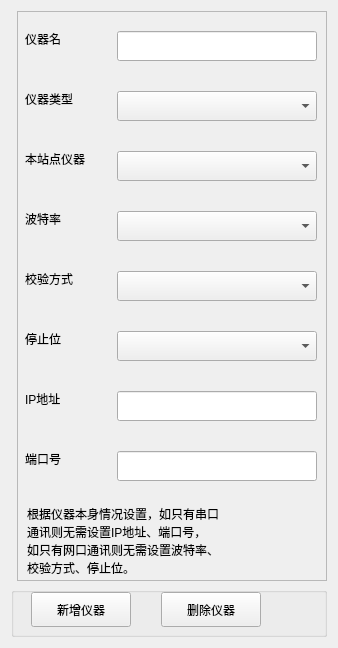
                 <widget class="QWidget" name="tab_16">
                  <attribute name="title">
                   <string>仪  器</string>
                  </attribute>
                  <layout class="QVBoxLayout" name="verticalLayout_11">
                   <item>
                    <layout class="QHBoxLayout" name="horizontalLayout_15">
                     <item>
                      <widget class="PanelWidget" name="widgetPanel_11" native="true">
                       <property name="sizePolicy">
                        <sizepolicy hsizetype="Preferred" vsizetype="Expanding">
                         <horstretch>0</horstretch>
                         <verstretch>50</verstretch>
                        </sizepolicy>
                       </property>
                       <property name="minimumSize">
                        <size>
                         <width>0</width>
                         <height>570</height>
                        </size>
                       </property>
                      </widget>
                     </item>
                     <item>
                      <widget class="QFrame" name="frame_7">
                       <property name="minimumSize">
                        <size>
                         <width>310</width>
                         <height>0</height>
                        </size>
                       </property>
                       <property name="maximumSize">
                        <size>
                         <width>310</width>
                         <height>16777215</height>
                        </size>
                       </property>
                       <property name="frameShape">
                        <enum>QFrame::StyledPanel</enum>
                       </property>
                       <property name="frameShadow">
                        <enum>QFrame::Raised</enum>
                       </property>
                       <widget class="QLabel" name="label_45">
                        <property name="geometry">
                         <rect>
                          <x>10</x>
                          <y>480</y>
                          <width>192</width>
                          <height>100</height>
                         </rect>
                        </property>
                        <property name="sizePolicy">
                         <sizepolicy hsizetype="Expanding" vsizetype="Fixed">
                          <horstretch>0</horstretch>
                          <verstretch>200</verstretch>
                         </sizepolicy>
                        </property>
                        <property name="minimumSize">
                         <size>
                          <width>0</width>
                          <height>100</height>
                         </size>
                        </property>
                        <property name="text">
                         <string>根据仪器本身情况设置，如只有串口
通讯则无需设置IP地址、端口号，
如只有网口通讯则无需设置波特率、
校验方式、停止位。</string>
                        </property>
                       </widget>
                       <widget class="QLabel" name="label_46">
                        <property name="geometry">
                         <rect>
                          <x>8</x>
                          <y>140</y>
                          <width>90</width>
                          <height>16</height>
                         </rect>
                        </property>
                        <property name="text">
                         <string>本站点仪器</string>
                        </property>
                       </widget>
                       <widget class="QLabel" name="label_3">
                        <property name="geometry">
                         <rect>
                          <x>8</x>
                          <y>200</y>
                          <width>90</width>
                          <height>16</height>
                         </rect>
                        </property>
                        <property name="text">
                         <string>波特率</string>
                        </property>
                       </widget>
                       <widget class="QComboBox" name="comboBox_2">
                        <property name="geometry">
                         <rect>
                          <x>100</x>
                          <y>200</y>
                          <width>200</width>
                          <height>30</height>
                         </rect>
                        </property>
                       </widget>
                       <widget class="QComboBox" name="comboBox_4">
                        <property name="geometry">
                         <rect>
                          <x>100</x>
                          <y>320</y>
                          <width>200</width>
                          <height>30</height>
                         </rect>
                        </property>
                       </widget>
                       <widget class="QComboBox" name="comboBox">
                        <property name="geometry">
                         <rect>
                          <x>100</x>
                          <y>80</y>
                          <width>200</width>
                          <height>30</height>
                         </rect>
                        </property>
                       </widget>
                       <widget class="QLineEdit" name="lineEdit">
                        <property name="geometry">
                         <rect>
                          <x>100</x>
                          <y>20</y>
                          <width>200</width>
                          <height>30</height>
                         </rect>
                        </property>
                       </widget>
                       <widget class="QLabel" name="label_4">
                        <property name="geometry">
                         <rect>
                          <x>8</x>
                          <y>260</y>
                          <width>90</width>
                          <height>16</height>
                         </rect>
                        </property>
                        <property name="text">
                         <string>校验方式</string>
                        </property>
                       </widget>
                       <widget class="QLabel" name="label_5">
                        <property name="geometry">
                         <rect>
                          <x>8</x>
                          <y>320</y>
                          <width>90</width>
                          <height>16</height>
                         </rect>
                        </property>
                        <property name="text">
                         <string>停止位</string>
                        </property>
                       </widget>
                       <widget class="QLabel" name="label_6">
                        <property name="geometry">
                         <rect>
                          <x>8</x>
                          <y>380</y>
                          <width>90</width>
                          <height>16</height>
                         </rect>
                        </property>
                        <property name="text">
                         <string>IP地址</string>
                        </property>
                       </widget>
                       <widget class="QLabel" name="label_7">
                        <property name="geometry">
                         <rect>
                          <x>8</x>
                          <y>440</y>
                          <width>90</width>
                          <height>16</height>
                         </rect>
                        </property>
                        <property name="text">
                         <string>端口号</string>
                        </property>
                       </widget>
                       <widget class="QComboBox" name="comboBox_3">
                        <property name="geometry">
                         <rect>
                          <x>100</x>
                          <y>260</y>
                          <width>200</width>
                          <height>30</height>
                         </rect>
                        </property>
                       </widget>
                       <widget class="QLineEdit" name="lineEdit_2">
                        <property name="geometry">
                         <rect>
                          <x>100</x>
                          <y>380</y>
                          <width>200</width>
                          <height>30</height>
                         </rect>
                        </property>
                       </widget>
                       <widget class="QLabel" name="label">
                        <property name="geometry">
                         <rect>
                          <x>8</x>
                          <y>20</y>
                          <width>90</width>
                          <height>16</height>
                         </rect>
                        </property>
                        <property name="text">
                         <string>仪器名</string>
                        </property>
                       </widget>
                       <widget class="QComboBox" name="comboBox_21">
                        <property name="enabled">
                         <bool>true</bool>
                        </property>
                        <property name="geometry">
                         <rect>
                          <x>100</x>
                          <y>140</y>
                          <width>200</width>
                          <height>30</height>
                         </rect>
                        </property>
                       </widget>
                       <widget class="QLabel" name="label_2">
                        <property name="geometry">
                         <rect>
                          <x>8</x>
                          <y>80</y>
                          <width>90</width>
                          <height>16</height>
                         </rect>
                        </property>
                        <property name="text">
                         <string>仪器类型</string>
                        </property>
                       </widget>
                       <widget class="QLineEdit" name="lineEdit_3">
                        <property name="geometry">
                         <rect>
                          <x>100</x>
                          <y>440</y>
                          <width>200</width>
                          <height>30</height>
                         </rect>
                        </property>
                       </widget>
                       <widget class="QPushButton" name="pushButton_18">
                        <property name="geometry">
                         <rect>
                          <x>60</x>
                          <y>600</y>
                          <width>200</width>
                          <height>40</height>
                         </rect>
                        </property>
                        <property name="minimumSize">
                         <size>
                          <width>0</width>
                          <height>40</height>
                         </size>
                        </property>
                        <property name="text">
                         <string>新增</string>
                        </property>
                       </widget>
                      </widget>
                     </item>
                    </layout>
                   </item>
                   <item>
                    <widget class="QGroupBox" name="groupBox_2">
                     <property name="minimumSize">
                      <size>
                       <width>0</width>
                       <height>50</height>
                      </size>
                     </property>
                     <property name="title">
                      <string/>
                     </property>
                     <widget class="QPushButton" name="pushButton_17">
                      <property name="geometry">
                       <rect>
                        <x>150</x>
                        <y>5</y>
                        <width>100</width>
                        <height>35</height>
                       </rect>
                      </property>
                      <property name="minimumSize">
                       <size>
                        <width>0</width>
                        <height>35</height>
                       </size>
                      </property>
                      <property name="text">
                       <string>删除仪器</string>
                      </property>
                     </widget>
                     <widget class="QPushButton" name="pushButton_16">
                      <property name="geometry">
                       <rect>
                        <x>20</x>
                        <y>5</y>
                        <width>100</width>
                        <height>35</height>
                       </rect>
                      </property>
                      <property name="minimumSize">
                       <size>
                        <width>0</width>
                        <height>35</height>
                       </size>
                      </property>
                      <property name="text">
                       <string>新增仪器</string>
                      </property>
                     </widget>
                    </widget>
                   </item>
                  </layout>
                 </widget>
